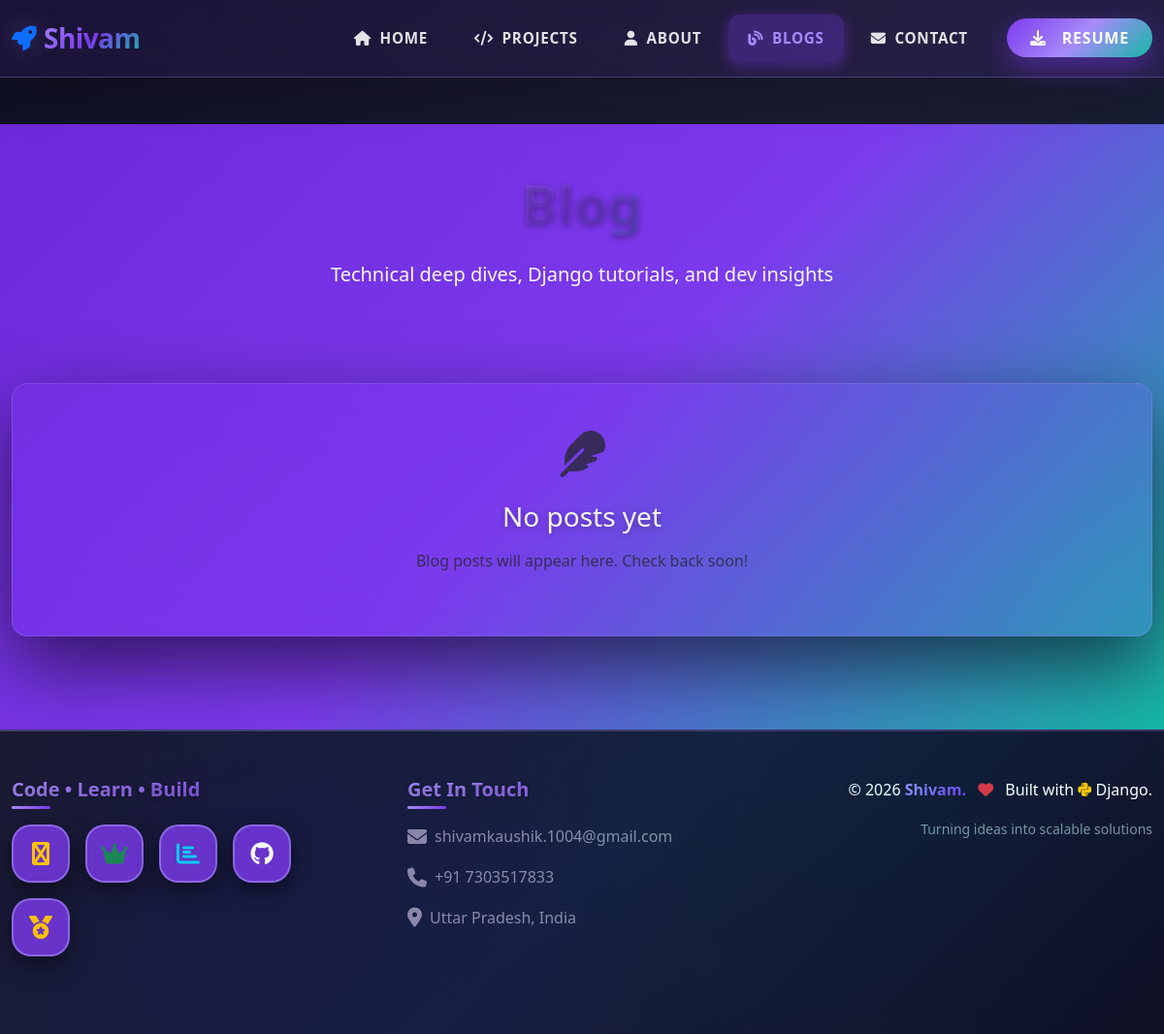
The app's page /blogs/, older data.
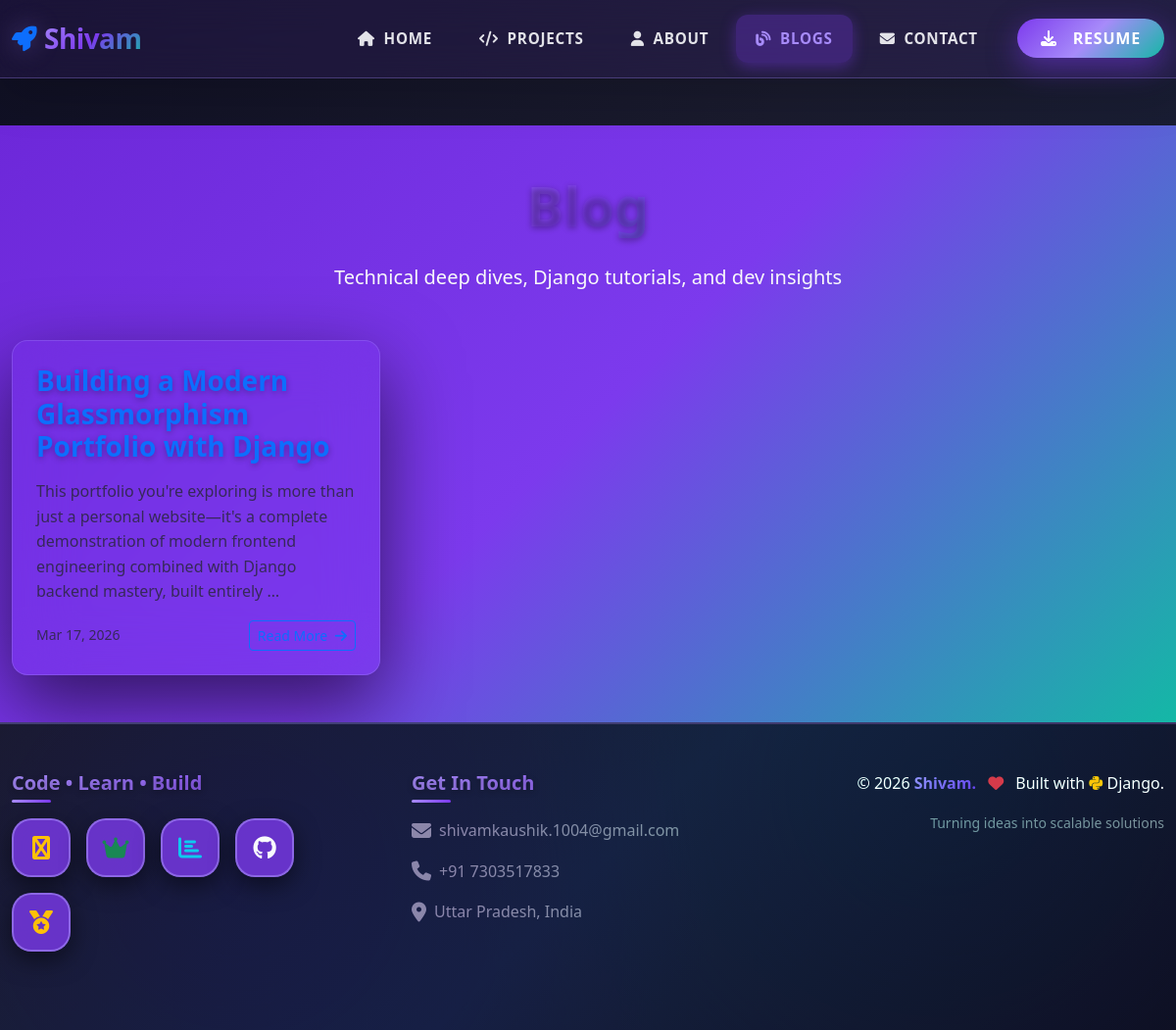
The same page, newer data.
### apps/blogs/models.py (models this page shows, shortened)
class Blog(models.Model):
    title = models.CharField(max_length=200)
    slug = models.SlugField(unique=True, blank=True)
    content = models.TextField()
    excerpt = models.CharField(max_length=200, blank=True, help_text="Short description for list view")
    author = models.ForeignKey(User, on_delete=models.CASCADE, null=True, blank=True)
    category = models.ForeignKey(Category, on_delete=models.SET_NULL, null=True, blank=True)
    created_at = models.DateTimeField(auto_now_add=True)
    updated_at = models.DateTimeField(auto_now=True)
    is_published = models.BooleanField(default=True)
    class Meta:
        ordering = ["-created_at"]
        indexes = [
            models.Index(fields=['-created_at']),
            models.Index(fields=['slug']),
        ]

### apps/blogs/views.py (the view)
# urls.py: path('', views.BlogListView.as_view(), name='blog_list'),
class BlogListView(ListView):
    model = Blog
    paginate_by = 5
    template_name = "blogs/blog_list.html"

### apps/blogs/templates/blogs/blog_list.html (shortened to what this page needs)
{% extends "base.html" %}
{% block content %}
<section class="py-5 bg-gradient-primary">
  <div class="container">
    <div class="text-center mb-5">
      <h1 class="display-4 fw-bold gradient-text mb-4">Blog</h1>
      <p class="lead text-light">Technical deep dives, Django tutorials, and dev insights</p>
    </div>
    <div class="row g-4">
      {% for post in object_list %}
      <div class="col-lg-6 col-xl-4">
        <div class="glassmorphism h-100 p-4 rounded-4 hover-lift">
          <h3 class="fw-bold mb-3">
            <a href="{% url 'blogs:blog_detail' post.slug %}" class="text-decoration-none hover-primary">
              {{ post.title }}
            </a>
          </h3>
          <p class="text-muted mb-3">{{ post.content|truncatewords:25 }}</p>
          <div class="d-flex justify-content-between align-items-center">
            <small class="text-muted">{{ post.created_at|date:"M d, Y" }}</small>
            <a href="{% url 'blogs:blog_detail' post.slug %}" class="btn btn-sm btn-outline-primary">
              Read More <i class="fas fa-arrow-right ms-1"></i>
            </a>
          </div>
        </div>
      </div>
      {% empty %}
      <div class="col-12 text-center py-5">
        <div class="glassmorphism p-5 rounded-4">
          <i class="fas fa-feather fa-3x text-muted mb-4"></i>
          <h3 class="mb-3">No posts yet</h3>
          <p class="text-muted">Blog posts will appear here. Check back soon!</p>
        </div>
      </div>
      {% endfor %}
    </div>
  </div>
</section>
{% endblock %}

Row changes from the older to the newer data that the page shows:
added Blog: title "Building a Modern Glassmorphism Portfolio with Django", content "This portfolio you're exploring is more than just a personal website—it's a complete demonstration of modern frontend engineering combined with Django backend mastery, built entirely …", created_at "Mar 17, 2026"
Text that changed along with them:
text no longer shown: "No posts yet Blog posts will appear here. Check back soon!"
